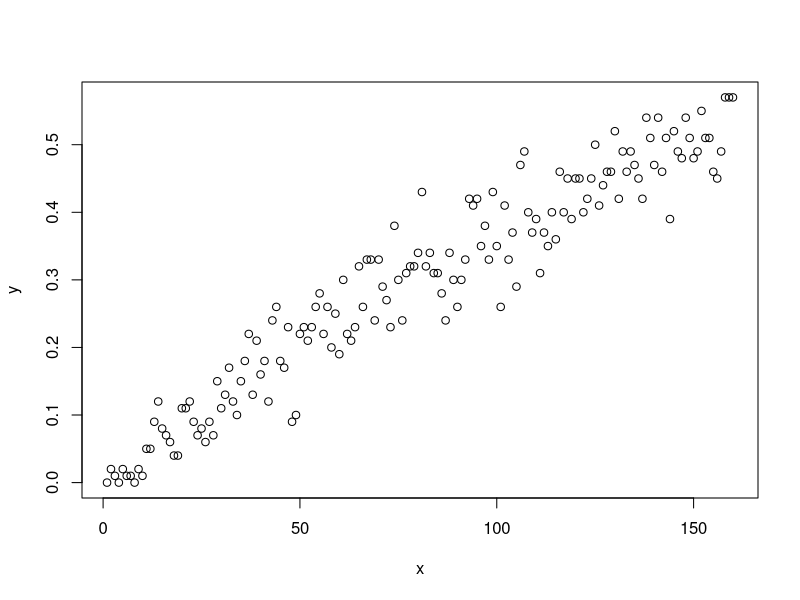

Write the R code that produced this figure.

#' Exercise 5
#' Consider the bet that all three dice will turn up sixes at least
#' once in n rolls of three dice.
#' Calculate f(n), the probability of at least one triple-six
#' when three dice and rolled n times.
#' Determine the smalles value of n necessary for a favorable bet
#' that a triple-six will ocur when time three

n = 160
x = c(1:n)
y = rep(0, n)

for (i in 1:n) {
  count_win = 0
  for (j in 1:100) {
    for (k in 1:i) {
      dice_1 = as.integer(runif(1) * 6 + 1) # roll a dice
      dice_2 = as.integer(runif(1) * 6 + 1) # roll a dice
      dice_3 = as.integer(runif(1) * 6 + 1) # roll a dice
      if (dice_1 == 6 && dice_2 == 6 && dice_3 == 6) { # if these are all six
        count_win = count_win + 1 # win the game
        break
      }
    }
  }
  
  y[i] = count_win / 100
  
}

plot(x, y)
